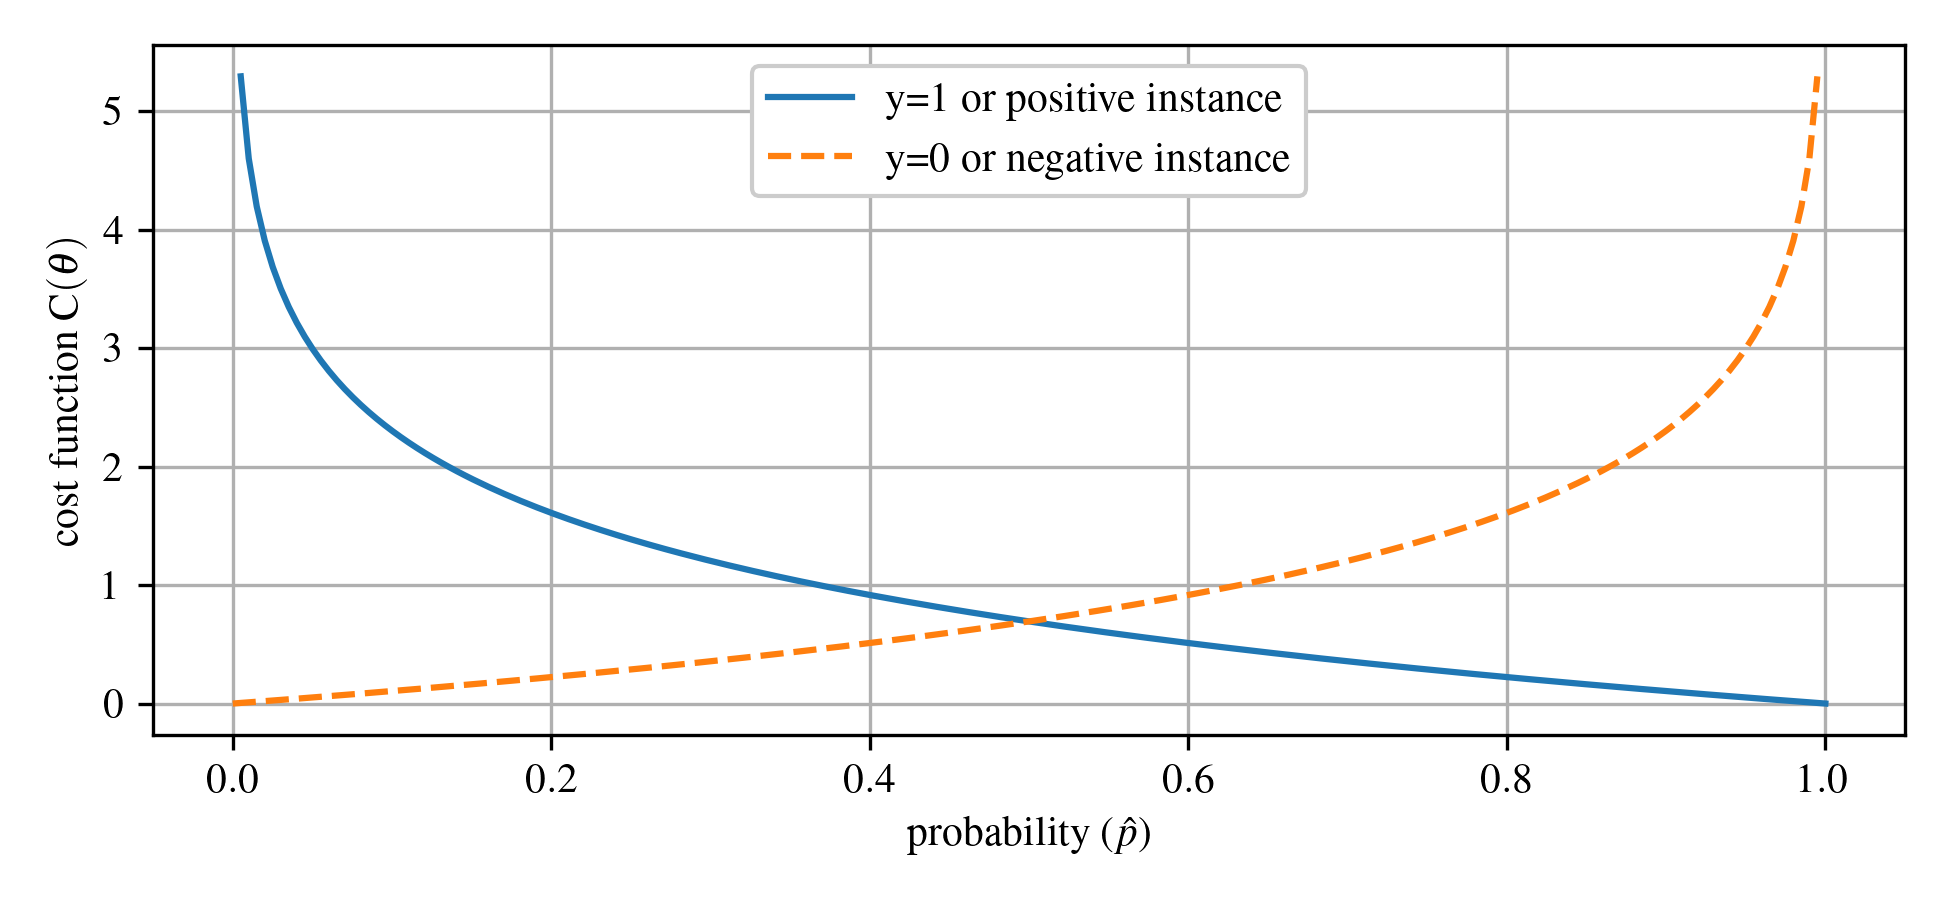

Source code (Python):
#!/usr/bin/env python3
# -*- coding: utf-8 -*-

import IPython as IP
IP.get_ipython().run_line_magic('reset', '-sf')

#%% import modules and set default fonts and colors

"""
Default plot formatting code for Austin Downey's series of open-source notes/
books. This common header is used to set the fonts and format.

Header file last updated May 16, 2024
"""

import numpy as np
import scipy as sp
import matplotlib.pyplot as plt
import matplotlib as mpl


# set default fonts and plot colors
plt.rcParams.update({'text.usetex': True})
plt.rcParams.update({'image.cmap': 'viridis'})
plt.rcParams.update({'font.serif':['Times New Roman', 'Times', 'DejaVu Serif',
 'Bitstream Vera Serif', 'Computer Modern Roman', 'New Century Schoolbook',
 'Century Schoolbook L',  'Utopia', 'ITC Bookman', 'Bookman', 
 'Nimbus Roman No9 L', 'Palatino', 'Charter', 'serif']})
plt.rcParams.update({'font.family':'serif'})
plt.rcParams.update({'font.size': 10})
plt.rcParams.update({'mathtext.rm': 'serif'})
# I don't think I need this next line as its set to 'stixsans' above. 
plt.rcParams.update({'mathtext.fontset': 'custom'}) 
cc = plt.rcParams['axes.prop_cycle'].by_key()['color']
## End of plot formatting code

plt.close('all')

#%% Load special modules as needed


#%% plot the log curves

p = np.linspace(0,1,num=200)
c_y_1 = -np.log(p)
c_y_0 = -np.log(1-p)

plt.figure(figsize=(6.5,3))
plt.grid(True)
plt.plot(p,c_y_1,label='y=1 or positive instance')
plt.plot(p,c_y_0,'--',label='y=0 or negative instance')
plt.ylabel(r'cost function C$(\theta)$')
plt.xlabel('probability ($\hat{p}$)')
plt.legend(framealpha=1)
plt.tight_layout()
plt.savefig('Logistic_Regression_cost_function',dpi=300)














